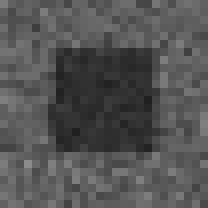
%> input picture Problem-Set-2/input/pair0-L.png, 26 x 26 px, shrunk from 128 x 128 before the run (shown 8 times larger); the run also reads 1 picture not shown here
$ octave ps2.m   (GNU Octave 9; MATLAB toolbox functions it lacks are replaced by stand-ins)
%> lines starting %> are read from the running program, lines starting %| are printed output that depends on the picture
### Problem-Set-2/disparity_ncorr.m
function D = disparity_ncorr(L, R)
    % Compute disparity map D(y, x) such that: L(y, x) = R(y, x + D(y, x))
    %
    % L: Grayscale left image
    % R: Grayscale right image, same size as L
    % D: Output disparity map, same size as L, R

    % TODO: Your code here
    window_x =15;
    window_y = 15;
    hw = window_x/2;
    hy = window_y/2;
    [x ,y] = size(L);
    sum1 = zeros(x,y) ;
    s = 0 ;
    for l = 1+hw :(x  - hw)
        for k = 1+hy:(y - hy)
            area1 = L(l  - hw:l+hw ,k - hy:k+hy );
            area2 = R(l - hw:l+hw ,1:y );
            s = normxcorr2(area1, area2);
            [ypeak, xpeak] = find(s==max(s(:)));
            sum1(l-hw,k-hy) = xpeak-k;
        end
    end
    D = sum1;
end

### Problem-Set-2/ps2.m
% ps2

%% 1-a
% Read images
L = im2double(imread(fullfile('input', 'pair0-L.png')));
%> L: size 26x26 double; min 0.125, max 0.541, mean 0.327
R = im2double(imread(fullfile('input', 'pair0-R.png')));
%> R: size 26x26 double; min 0.129, max 0.541, mean 0.327

% [11 lines of commented-out code are left out]
L1 = im2double(imread(fullfile('input', 'pair1-L.png')));
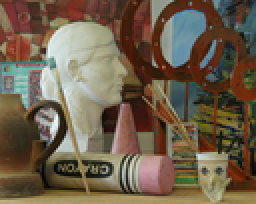
%> input picture Problem-Set-2/input/pair1-L.png, 128 x 102 px, shrunk from 640 x 511 before the run (shown 2 times larger)
R1 = im2double(imread(fullfile('input', 'pair1-R.png')));
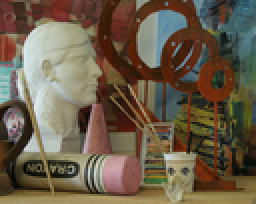
%> input picture Problem-Set-2/input/pair1-R.png, 128 x 102 px, shrunk from 640 x 511 before the run (shown 2 times larger)
L1 = rgb2gray(L1);
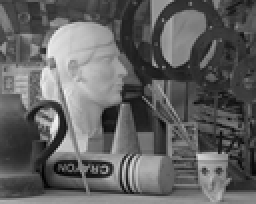
%> L1: size 102x128 double (shown 2 times larger); min 0.0097, max 0.964, mean 0.384
R1 = rgb2gray(R1);
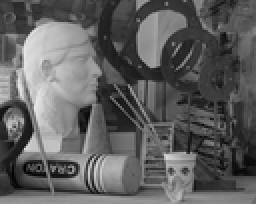
%> R1: size 102x128 double (shown 2 times larger); min 0.0046, max 0.914, mean 0.374
D_L1C =   disparity_ncorr(L1, R1);
%> after the loop in disparity_ncorr, `for l = 1+hw :(x  - hw)`:
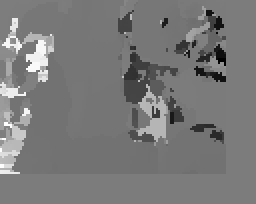
%> sum1: size 102x128 double (shown 2 times larger); min -114.5, max 119.5, mean -2.6; drawn with min black and max white
%D_L1 =  disparity_ssd(L1, R1);
%D_R1 = disparity_ssd(R1, L1);
figure;
imagesc(D_L1C)
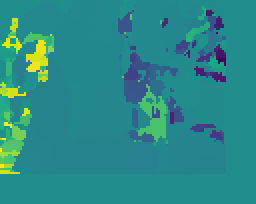
%> displayed picture: size 102x128x3, on the screen's scale of 0 to 255 (shown 2 times larger); mean R, G, B 42.3, 137.9, 136.9
% [4 lines of commented-out code are left out]
